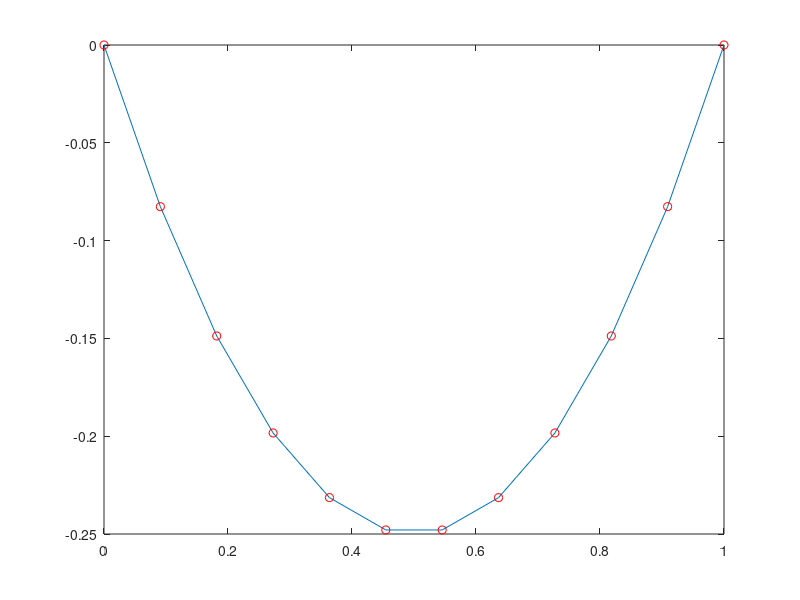

MATLAB code to generate this figure:
clear, clc;
f = @(x) -4*x.^2;
g = @(x) x.^2 - x;
a = 0;
b = 1;
ax = @(x) -x.^2;
bx = @(x) -2*x;
cx = @(x) 2;
ua = 0;
ub = 0;
c = b-a;
n = 10;
h = c/(n+1);
x = linspace((a+h),(b-h),n);

a1 = (-2 .* ax(x) + cx(x) .*h^2)' .* diag(eye(n));
A1 = diag(a1);
a2 = (ax(x(2:n)) -1/2 .* bx(x(2:n)) .*h)' .* diag(eye(n-1));
A2 = diag(a2, -1);
a3 = (ax(x(1:n-1)) +1/2 .* bx(x(1:n-1)) .*h)' .* diag(eye(n-1));
A3 = diag(a3, 1);

A = A1  + A2 + A3;

F = (h^2 * f(x));
F(1) = F(1) - ua * (ax(1) - 1/2 * bx(1)*h);
F(n) = F(n) - ub * (ax(n) + 1/2 * bx(n)*h);
U = linsolve(A,F');
U = [ua U' ub];
X = [a x b];
plot(X, U, X, g(X), 'ro');
E = max(abs(g(X) - U));